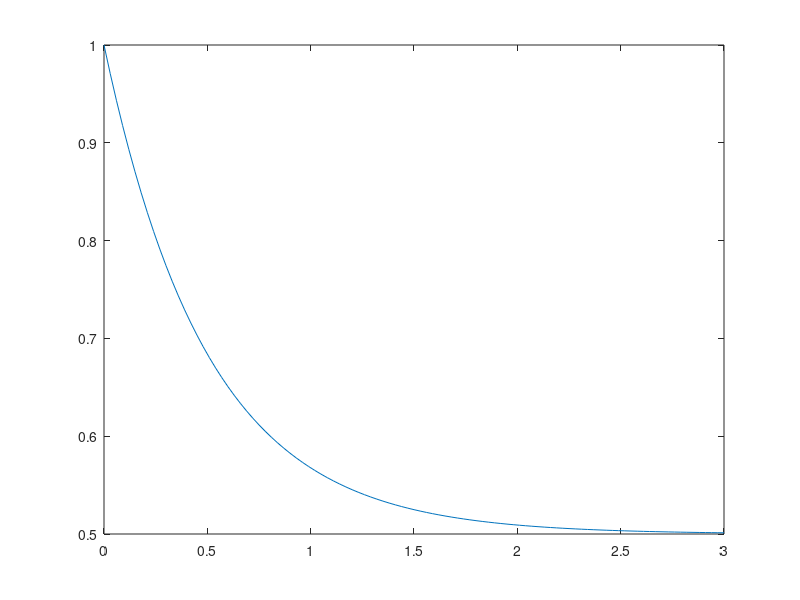

Recreate this plot in MATLAB.
%sétima questão
clear all

f1 = tf([1], [1 1]);

%%%%%%%%%%%%%%%%%%%%%%%%%%%%%%%%%%%%%%%%%%%%%%%%%%%%%%%%%%%%%%%%%%%%%%%%%%%%%%%%
% item a
%[y, t] = step(f1);

% plotando o grafico da resposta
%plot(t, y, t, ones(length(t), 1))

% plotando o grafico do erro
%plot(t, ones(length(t),1)-y)
%xlabel('tempo')
%ylabel('erro')

%%%%%%%%%%%%%%%%%%%%%%%%%%%%%%%%%%%%%%%%%%%%%%%%%%%%%%%%%%%%%%%%%%%%%%%%%%%%%%%%
% item b

mf = feedback(f1, 1);
[y t] = step(mf);
%plot(t, y, t, ones(length(t), 1))

% plotando o grafico do erro
plot(t, ones(length(t),1)-y)

